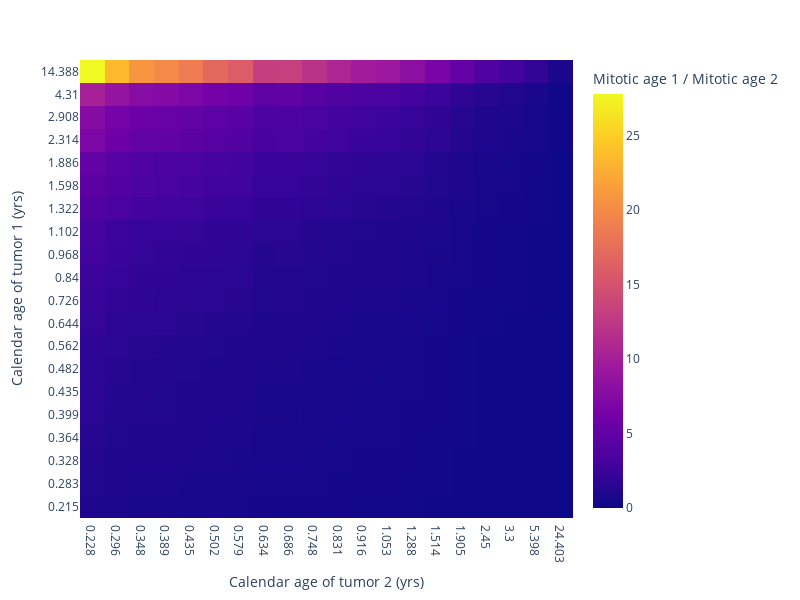

The code cell stored with this chart in its notebook:
### Markdown cell above
# Make heatmap from simulated tumors

### Code cell
n_vals = 20

tums_i = genRandomTumors(500)
tums_j = genRandomTumors(500)

for df in [tums_i, tums_j]:
    df['binAvg'] = pd.qcut(df['t'], q=n_vals).map(lambda x:x.mid).astype(float)
    df['binAvgStr'] = df['binAvg'].round(3).astype(str)

ratio_matrix = pd.DataFrame(index=tums_i[['binAvg', 'binAvgStr']].drop_duplicates().sort_values('binAvg')['binAvgStr'],
                            columns=tums_j[['binAvg', 'binAvgStr']].drop_duplicates().sort_values('binAvg')['binAvgStr'],
                            data=0) # Init to zero
n_matrix = ratio_matrix.copy()    # Hold counts of each box of ratio_matrix (which are running sums)




####################################################################

n_tumors = random_tumor_ages.shape[0]

for i in range(tums_i.shape[0]):
    if i % 50 == 0:
        print('################################')
        print(i)
        print('################################')
    
    tau_i, binAvgStr_i = tums_i.loc[i, ['tau', 'binAvgStr']]

    for j in range(tums_j.shape[0]):
        # if i % 50 == 0 and j % 50 == 0:
        #     print(j)
        tau_j, binAvgStr_j = tums_j.loc[j, ['tau', 'binAvgStr']]

        ratio_matrix.loc[binAvgStr_i, binAvgStr_j] += np.log(tau_i / tau_j) # Add log ratio
        n_matrix.loc[binAvgStr_i, binAvgStr_j] += 1 # Increment count


ratio_matrix = np.exp(ratio_matrix / n_matrix)

ratio_matrix = ratio_matrix.iloc[::-1]
ratio_matrix = np.round(ratio_matrix, 1)

n_matrix = n_matrix.iloc[::-1]
n_matrix = np.round(n_matrix, 1)

# Plot heatmap
fig = px.imshow(
    ratio_matrix,
    labels=dict(x="Calendar age of tumor 2 (yrs)", y="Calendar age of tumor 1 (yrs)",
                            color='Mitotic age 1 / Mitotic age 2'),
    # text_auto=".2f",  # optional: display main value on cell
    aspect="auto"
)

fig.update_layout(width=800, height=600)  # set figure size
fig.show()

### Figure 1 — Plotly figure (JSON) as saved in the notebook; plotly's stock layout.template omitted (floating-point values rounded to 4 significant figures; data arrays with more than 128 entries replaced by an {"elided": "..."} marker saying what was removed)
{"data": [{"coloraxis": "coloraxis", "hovertemplate": "Calendar age of tumor 2 (yrs): %{x}<br>Calendar age of tumor 1 (yrs): %{y}<br>Mitotic age 1 / Mitotic age 2: %{z}<extra></extra>", "name": "0", "type": "heatmap", "x": ["0.228", "0.296", "0.348", "0.389", "0.435", "0.502", "0.579", "0.634", "0.686", "0.748", "0.831", "0.916", "1.053", "1.288", "1.514", "1.905", "2.45", "3.3", "5.398", "24.403"], "xaxis": "x", "y": ["14.388", "4.31", "2.908", "2.314", "1.886", "1.598", "1.322", "1.102", "0.968", "0.84", "0.726", "0.644", "0.562", "0.482", "0.435", "0.399", "0.364", "0.328", "0.283", "0.215"], "yaxis": "y", "z": {"elided": "20x20 float values"}}], "layout": {"coloraxis": {"colorbar": {"title": {"text": "Mitotic age 1 / Mitotic age 2"}}, "colorscale": [[0, "#0d0887"], [0.1111, "#46039f"], [0.2222, "#7201a8"], [0.3333, "#9c179e"], [0.4444, "#bd3786"], [0.5556, "#d8576b"], [0.6667, "#ed7953"], [0.7778, "#fb9f3a"], [0.8889, "#fdca26"], [1, "#f0f921"]]}, "height": 600, "margin": {"t": 60}, "width": 800, "xaxis": {"anchor": "y", "domain": [0, 1], "title": {"text": "Calendar age of tumor 2 (yrs)"}}, "yaxis": {"anchor": "x", "autorange": "reversed", "domain": [0, 1], "title": {"text": "Calendar age of tumor 1 (yrs)"}}}}
